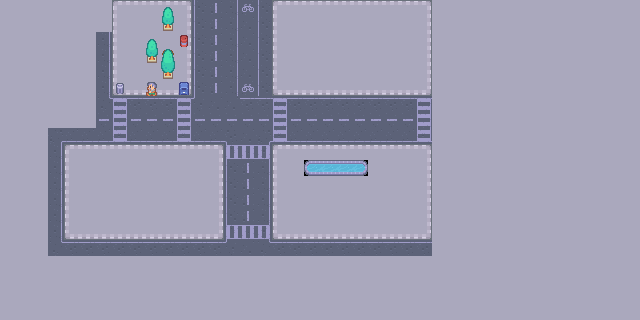

This game map was drawn from its Tiled (.tmx) file and the tilesets committed beside it. A one-line description and the full map source follow:
An orthogonal 40x20 tile map with 16x16 px tiles, 3 tile layers (Capa de Patrones 1, people, trees).

<map version="1.2" tiledversion="1.2.4" orientation="orthogonal" renderorder="right-down" width="40" height="20" tilewidth="16" tileheight="16" infinite="0" nextlayerid="5" nextobjectid="1">
 <tileset firstgid="1" source="urban.tsx" />
 <layer id="1" name="Capa de Patrones 1" width="40" height="20">
  <data encoding="csv">
37,37,37,37,37,37,37,9,10,10,10,11,462,463,464,470,462,9,10,10,10,10,10,10,10,10,11,37,37,37,37,37,37,37,37,37,37,37,37,37,
37,37,37,37,37,37,37,36,37,37,37,38,462,463,464,442,462,36,37,37,37,37,37,37,37,37,38,37,37,37,37,37,37,37,37,37,37,37,37,37,
37,37,37,37,37,37,464,36,37,37,37,38,462,463,464,442,462,36,37,37,37,37,37,37,37,37,38,37,37,37,37,37,37,37,37,37,37,37,37,37,
37,37,37,37,37,37,464,36,37,37,37,38,462,463,464,442,462,36,37,37,37,37,37,37,37,37,38,37,37,37,37,37,37,37,37,37,37,37,37,37,
37,37,37,37,37,37,464,36,37,37,37,38,462,463,464,442,462,36,37,37,37,37,37,37,37,37,38,37,37,37,37,37,37,37,37,37,37,37,37,37,
37,37,37,37,37,37,464,63,64,64,64,65,462,463,464,470,462,63,64,64,64,64,64,64,64,64,65,37,37,37,37,37,37,37,37,37,37,37,37,37,
37,37,37,37,37,37,467,406,407,407,407,406,468,442,442,407,407,406,407,407,407,407,407,407,407,407,406,37,37,37,37,37,37,37,37,37,37,37,37,37,
37,37,37,37,37,37,434,433,434,434,434,433,434,434,434,434,434,433,434,434,434,434,434,434,434,434,433,37,37,37,37,37,37,37,37,37,37,37,37,37,
37,37,37,440,461,461,461,460,461,461,461,460,461,461,441,442,440,460,461,461,461,461,461,461,461,461,460,37,37,37,37,37,37,37,37,37,37,37,37,37,
37,37,37,464,9,10,10,10,10,10,10,10,10,11,435,436,437,9,10,10,10,10,10,10,10,10,11,37,37,37,37,37,37,37,37,37,37,37,37,37,
37,37,37,464,36,37,37,37,37,37,37,37,37,38,462,463,464,36,37,228,229,229,230,37,37,37,38,37,37,37,37,37,37,37,37,37,37,37,37,37,
37,37,37,464,36,37,37,37,37,37,37,37,37,38,462,463,464,36,37,37,37,37,37,37,37,37,38,37,37,37,37,37,37,37,37,37,37,37,37,37,
37,37,37,464,36,37,37,37,37,37,37,37,37,38,462,463,464,36,37,37,37,37,37,37,37,37,38,37,37,37,37,37,37,37,37,37,37,37,37,37,
37,37,37,464,36,37,37,37,37,37,37,37,37,38,462,463,464,36,37,37,37,37,37,37,37,37,38,37,37,37,37,37,37,37,37,37,37,37,37,37,
37,37,37,464,63,64,64,64,64,64,64,64,64,65,435,436,437,63,64,64,64,64,64,64,64,64,65,37,37,37,37,37,37,37,37,37,37,37,37,37,
37,37,37,467,407,407,407,407,407,407,407,407,407,407,468,442,467,407,407,407,407,407,407,407,407,407,407,37,37,37,37,37,37,37,37,37,37,37,37,37,
37,37,37,37,37,37,37,37,37,37,37,37,37,37,37,37,37,37,37,37,37,37,37,37,37,37,37,37,37,37,37,37,37,37,37,37,37,37,37,37,
37,37,37,37,37,37,37,37,37,37,37,37,37,37,37,37,37,37,37,37,37,37,37,37,37,37,37,37,37,37,37,37,37,37,37,37,37,37,37,37,
37,37,37,37,37,37,37,37,37,37,37,37,37,37,37,37,37,37,37,37,37,37,37,37,37,37,37,37,37,37,37,37,37,37,37,37,37,37,37,37,
37,37,37,37,37,37,37,37,37,37,37,37,37,37,37,37,37,37,37,37,37,37,37,37,37,37,37,37,37,37,37,37,37,37,37,37,37,37,37,37
</data>
 </layer>
 <objectgroup id="2" name="trees" />
 <layer id="4" name="people" width="40" height="20">
  <data encoding="csv">
0,0,0,0,0,0,0,0,0,0,0,0,0,0,0,0,0,0,0,0,0,0,0,0,0,0,0,0,0,0,0,0,0,0,0,0,0,0,0,0,
0,0,0,0,0,0,0,0,0,0,0,0,0,0,0,0,0,0,0,0,0,0,0,0,0,0,0,0,0,0,0,0,0,0,0,0,0,0,0,0,
0,0,0,0,0,0,0,0,0,0,0,0,0,0,0,0,0,0,0,0,0,0,0,0,0,0,0,0,0,0,0,0,0,0,0,0,0,0,0,0,
0,0,0,0,0,0,0,0,0,0,268,0,0,0,0,0,0,0,0,0,0,0,0,0,0,0,0,0,0,0,0,0,0,0,0,0,0,0,0,0,
0,0,0,0,0,0,0,0,0,0,0,0,0,0,0,0,0,0,0,0,0,0,0,0,0,0,0,0,0,0,0,0,0,0,0,0,0,0,0,0,
0,0,0,0,0,0,0,0,0,240,0,0,0,0,0,0,0,0,0,0,0,0,0,0,0,0,0,0,0,0,0,0,0,0,0,0,0,0,0,0,
0,0,0,0,0,0,0,0,0,0,0,0,0,0,0,0,0,0,0,0,0,0,0,0,0,0,0,0,0,0,0,0,0,0,0,0,0,0,0,0,
0,0,0,0,0,0,0,0,0,0,0,0,0,0,0,0,0,0,0,0,0,0,0,0,0,0,0,0,0,0,0,0,0,0,0,0,0,0,0,0,
0,0,0,0,0,0,0,0,0,0,0,0,0,0,0,0,0,0,0,0,0,0,0,0,0,0,0,0,0,0,0,0,0,0,0,0,0,0,0,0,
0,0,0,0,0,0,0,0,0,0,0,0,0,0,0,0,0,0,0,0,0,0,0,0,0,0,0,0,0,0,0,0,0,0,0,0,0,0,0,0,
0,0,0,0,0,0,0,0,0,0,0,0,0,0,0,0,0,0,0,0,0,0,0,0,0,0,0,0,0,0,0,0,0,0,0,0,0,0,0,0,
0,0,0,0,0,0,0,0,0,0,0,0,0,0,0,0,0,0,0,0,0,0,0,0,0,0,0,0,0,0,0,0,0,0,0,0,0,0,0,0,
0,0,0,0,0,0,0,0,0,0,0,0,0,0,0,0,0,0,0,0,0,0,0,0,0,0,0,0,0,0,0,0,0,0,0,0,0,0,0,0,
0,0,0,0,0,0,0,0,0,0,0,0,0,0,0,0,0,0,0,0,0,0,0,0,0,0,0,0,0,0,0,0,0,0,0,0,0,0,0,0,
0,0,0,0,0,0,0,0,0,0,0,0,0,0,0,0,0,0,0,0,0,0,0,0,0,0,0,0,0,0,0,0,0,0,0,0,0,0,0,0,
0,0,0,0,0,0,0,0,0,0,0,0,0,0,0,0,0,0,0,0,0,0,0,0,0,0,0,0,0,0,0,0,0,0,0,0,0,0,0,0,
0,0,0,0,0,0,0,0,0,0,0,0,0,0,0,0,0,0,0,0,0,0,0,0,0,0,0,0,0,0,0,0,0,0,0,0,0,0,0,0,
0,0,0,0,0,0,0,0,0,0,0,0,0,0,0,0,0,0,0,0,0,0,0,0,0,0,0,0,0,0,0,0,0,0,0,0,0,0,0,0,
0,0,0,0,0,0,0,0,0,0,0,0,0,0,0,0,0,0,0,0,0,0,0,0,0,0,0,0,0,0,0,0,0,0,0,0,0,0,0,0,
0,0,0,0,0,0,0,0,0,0,0,0,0,0,0,0,0,0,0,0,0,0,0,0,0,0,0,0,0,0,0,0,0,0,0,0,0,0,0,0
</data>
 </layer>
 <layer id="3" name="trees" width="40" height="20">
  <data encoding="csv">
0,0,0,0,0,0,0,0,0,0,234,0,0,0,0,0,0,0,0,0,0,0,0,0,0,0,0,0,0,0,0,0,0,0,0,0,0,0,0,0,
0,0,0,0,0,0,0,0,0,0,288,0,0,0,0,0,0,0,0,0,0,0,0,0,0,0,0,0,0,0,0,0,0,0,0,0,0,0,0,0,
0,0,0,0,0,0,0,0,0,234,0,252,0,0,0,0,0,0,0,0,0,0,0,0,0,0,0,0,0,0,0,0,0,0,0,0,0,0,0,0,
0,0,0,0,0,0,0,0,0,288,233,0,0,0,0,0,0,0,0,0,0,0,0,0,0,0,0,0,0,0,0,0,0,0,0,0,0,0,0,0,
0,0,0,0,0,0,0,0,0,0,287,0,0,0,0,0,0,0,0,0,0,0,0,0,0,0,0,0,0,0,0,0,0,0,0,0,0,0,0,0,
0,0,0,0,0,0,0,280,0,0,0,306,0,0,0,0,0,0,0,0,0,0,0,0,0,0,0,0,0,0,0,0,0,0,0,0,0,0,0,0,
0,0,0,0,0,0,0,0,0,0,0,0,0,0,0,0,0,0,0,0,0,0,0,0,0,0,0,0,0,0,0,0,0,0,0,0,0,0,0,0,
0,0,0,0,0,0,0,0,0,0,0,0,0,0,0,0,0,0,0,0,0,0,0,0,0,0,0,0,0,0,0,0,0,0,0,0,0,0,0,0,
0,0,0,0,0,0,0,0,0,0,0,0,0,0,0,0,0,0,0,0,0,0,0,0,0,0,0,0,0,0,0,0,0,0,0,0,0,0,0,0,
0,0,0,0,0,0,0,0,0,0,0,0,0,0,0,0,0,0,0,0,0,0,0,0,0,0,0,0,0,0,0,0,0,0,0,0,0,0,0,0,
0,0,0,0,0,0,0,0,0,0,0,0,0,0,0,0,0,0,0,0,0,0,0,0,0,0,0,0,0,0,0,0,0,0,0,0,0,0,0,0,
0,0,0,0,0,0,0,0,0,0,0,0,0,0,0,0,0,0,0,0,0,0,0,0,0,0,0,0,0,0,0,0,0,0,0,0,0,0,0,0,
0,0,0,0,0,0,0,0,0,0,0,0,0,0,0,0,0,0,0,0,0,0,0,0,0,0,0,0,0,0,0,0,0,0,0,0,0,0,0,0,
0,0,0,0,0,0,0,0,0,0,0,0,0,0,0,0,0,0,0,0,0,0,0,0,0,0,0,0,0,0,0,0,0,0,0,0,0,0,0,0,
0,0,0,0,0,0,0,0,0,0,0,0,0,0,0,0,0,0,0,0,0,0,0,0,0,0,0,0,0,0,0,0,0,0,0,0,0,0,0,0,
0,0,0,0,0,0,0,0,0,0,0,0,0,0,0,0,0,0,0,0,0,0,0,0,0,0,0,0,0,0,0,0,0,0,0,0,0,0,0,0,
0,0,0,0,0,0,0,0,0,0,0,0,0,0,0,0,0,0,0,0,0,0,0,0,0,0,0,0,0,0,0,0,0,0,0,0,0,0,0,0,
0,0,0,0,0,0,0,0,0,0,0,0,0,0,0,0,0,0,0,0,0,0,0,0,0,0,0,0,0,0,0,0,0,0,0,0,0,0,0,0,
0,0,0,0,0,0,0,0,0,0,0,0,0,0,0,0,0,0,0,0,0,0,0,0,0,0,0,0,0,0,0,0,0,0,0,0,0,0,0,0,
0,0,0,0,0,0,0,0,0,0,0,0,0,0,0,0,0,0,0,0,0,0,0,0,0,0,0,0,0,0,0,0,0,0,0,0,0,0,0,0
</data>
 </layer>
</map>
